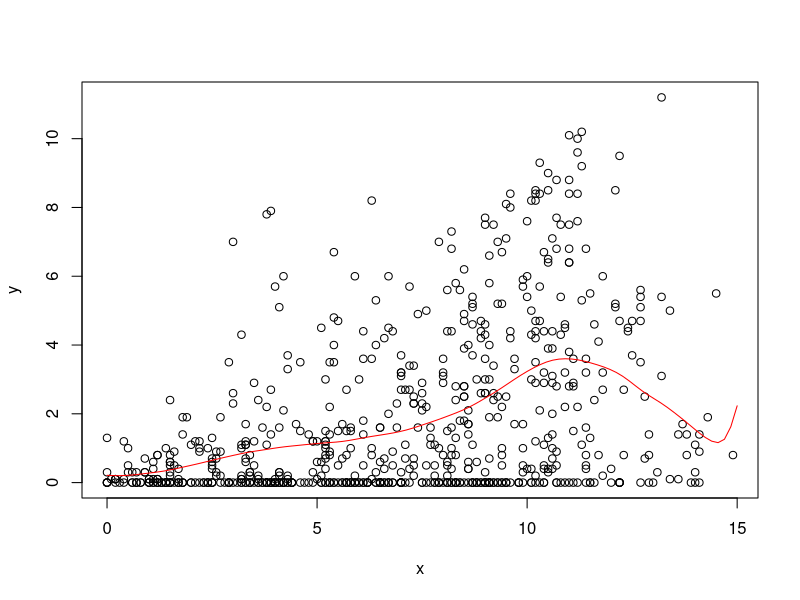
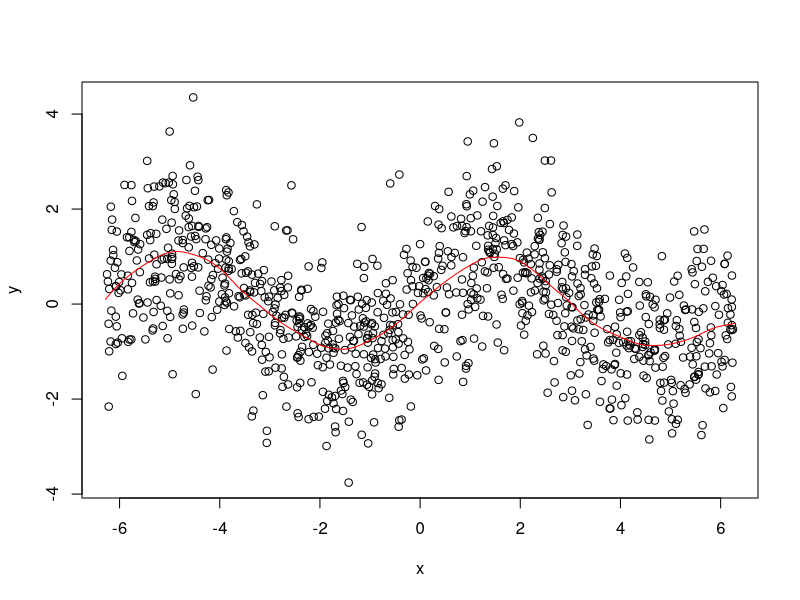

Write the R code that produced these figures, in order.
# STAT-S 610
# LAB 4
# 2019-10-03
# https://jfukuyama.github.io/teaching/stat610/assignments/lab4.pdf

# --- functions --- #

#' @param x (numeric) vector of same length as y
#' @param y (numeric) vector of same length as y
#' @param z (numeric) vector, can be of a different length
#' @param omega (numeric) must be a scalar
#' @return (numeric) vector of the same length as z
llr = function(x, y, z, omega) {
  fits = sapply(z, compute_f_hat, x, y, omega)
  return(fits)
}

#' @param z (numeric) must be a scalar
#' @param x (numeric) vector of the same length as y
#' @param y (numeric) vector of the same length as x
#' @param omega (numeric) must be a scalar
#' @return (numeric) scalar
compute_f_hat = function(z, x, y, omega) {
  Wz = make_weight_matrix(z, x, omega)
  X = make_predictor_matrix(x)
  f_hat = c(1, z) %*% solve(t(X) %*% sweep(X, 1, diag(Wz), "*")) %*% t(X) %*% matrix(diag(Wz)*y)
  return(f_hat)
}

#' @param z (numeric) must be a scalar
#' @param x (numeric) vector of arbitrary length
#' @param omega (numeric) must be a scalar
#' @return (numeric) a diagonal matrix
make_weight_matrix = function(z, x, omega) {
  r = abs(x - z) / omega  # this is a vector of the same length as x
  w = sapply(r, W)  # this is a vector of the same length as x and r
  Wz = diag(w)  # this is a diagonal matrix with elements from w
  return(Wz)
}

#' @param r (numeric) must be a scalar
#' @return (numeric) scalar
W = function(r) {
  if (abs(r) < 1) {
    return((1 - abs(r) ** 3) ** 3)
  } else {
    return(0)
  }
}

#' @param x (numeric) vector of arbitrary length
#' @return (numeric) matrix with 2 columns and rows equal to length of x
make_predictor_matrix = function(x) {
  n = length(x)
  return(cbind(rep(1, n), x))
}


# --- example 1 --- #

# get the data
data(french_fries, package = 'reshape2')
french_fries = na.omit(french_fries)

# input data
x = french_fries$potato
y = french_fries$buttery

# space along which to smooth
z = seq(0, 15, length.out = 100)

# run smoothing
fits = llr(z = z, x = x, y = y, omega = 2)

# plot the data and the smoother
plot(x, y)
lines(z, fits, col = 'red')


# --- example 2 --- #

# noisy sine wave
x = runif(1000, -2 * pi, 2 * pi)
y = sin(x) + rnorm(length(x))

# space along which to smooth
z = seq(-2 * pi, 2 * pi, length.out = 100)

# run smoothing
fits = llr(z = z, x = x, y = y, omega = pi / 3)

# plot the data and the smoother
plot(x, y)
lines(z, fits, col = 'red')
